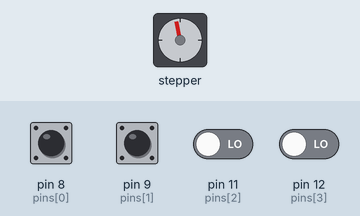
The sketch below on a simulated Arduino Uno, built with avr-gcc and run on an emulated ATmega328P. Shown: stepper motor. The inputs (shaded band) are chosen by the test bench; at power-on: pin 8 (pins[0]), pin 9 (pins[1]) HIGH, pin 11 (pins[2]), pin 12 (pins[3]) LOW. Stepper angles assume 2038 steps per turn.

Above: at 1.2 s.
1.3 s: pin 8 (pins[0]) pulled LOW for 0.15 s
At 2.1 s:
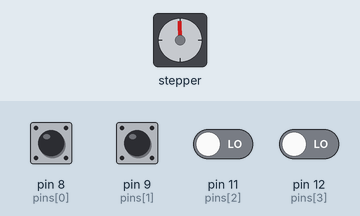
2.9 s: pin 9 (pins[1]) pulled LOW for 0.15 s
At 3.7 s:
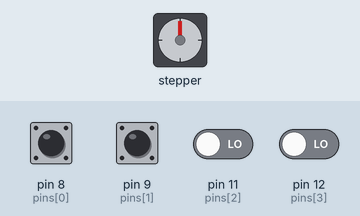
4.5 s: pin 8 (pins[0]) pulled LOW for 1 s
At 5.1 s:
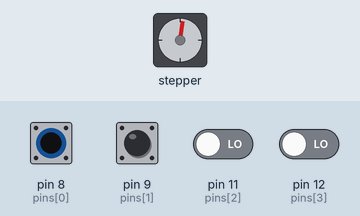
7.0 s: pin 9 (pins[1]) pulled LOW for 1 s
At 8.1 s:
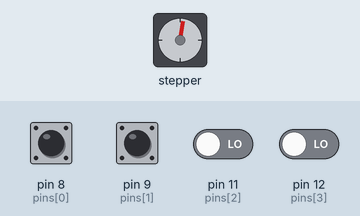
9.5 s: pin 8 (pins[0]) pulled LOW for 0.15 s
At 10.8 s:
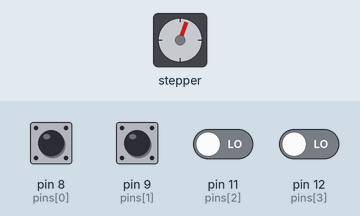
11.1 s: pin 8 (pins[0]) pulsed LOW 2 times (0.12 s each, 0.3 s apart)
At 12.4 s:
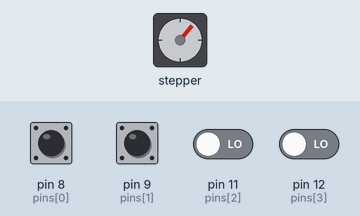
Timing chart, 0 to 14.1 s (numbered marks = the images above; inputs shaded):
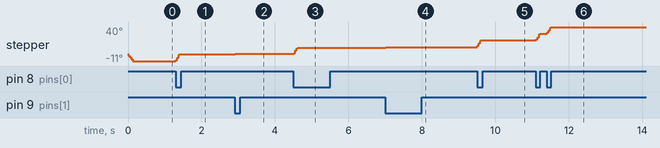

Measured:
- after the input at 1.3 s, stepper: turns 10° clockwise, starting at once
- after the input at 9.5 s, stepper: turns 10° clockwise, starting at once
- after the input at 11.1 s, stepper: turns 20° clockwise in 0.40 s, starting at once
- by itself, stepper: turns 11° counter-clockwise in 0.12 s

The sketch:

49_HW_Stepper_motor_Toggle_Buttons.ino
```cpp
/*
This is the homework set in episode 49 of Paul McWhorter's course on the Arduino Uno R4 Wifi.
the brief (including the "extra credit") is to have four buttons that make the stepper motor move the following amounts:
+1°, +10°, -1°, and +10°.
*/

#include <Stepper.h>
int STEPS = 2038;
int rpm = 15;
Stepper stepper(STEPS, 2, 3, 4, 5);
int pins[4] = {8, 9, 11, 12}; // pos10°, pos1°, neg1°, & neg10°.
int butVal[4] = {1, 1, 1, 1};
int butValOld[4] = {1, 1, 1, 1};


void setup() {
  // put your setup code here, to run once:
  for(int i = 8; i < 13 && i != 10; i++){
    pinMode(i, INPUT_PULLUP);
  }
}

void loop() {
  // put your main code here, to run repeatedly:
  stepper.setSpeed(rpm);
  for(int i = 0; i < 4; i++){
    butVal[i] = digitalRead(pins[i]);
    if(butValOld[i] == 1 && butVal[i] == 0){
      rotate(i);
    }
    butValOld[i] = butVal[i];
    delay(5);
  }
  Serial.println("");
}

void rotate(int i){
  int rotAngle[4] = {10, 1, -1, -10};
  stepper.step(rotAngle[i]*STEPS/360);
  delay(5);
}
```
